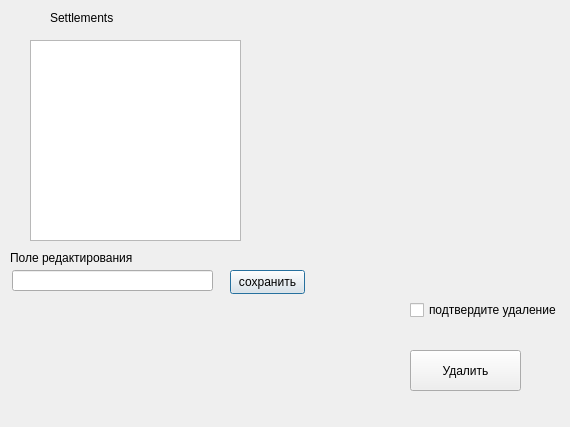
<?xml version="1.0" encoding="UTF-8"?>
<ui version="4.0">
 <class>Dialog</class>
 <widget class="QDialog" name="Dialog">
  <property name="geometry">
   <rect>
    <x>0</x>
    <y>0</y>
    <width>570</width>
    <height>427</height>
   </rect>
  </property>
  <property name="windowTitle">
   <string>Dialog</string>
  </property>
  <widget class="QLabel" name="label">
   <property name="geometry">
    <rect>
     <x>50</x>
     <y>10</y>
     <width>91</width>
     <height>16</height>
    </rect>
   </property>
   <property name="text">
    <string>Settlements</string>
   </property>
  </widget>
  <widget class="QTableWidget" name="settlementTableWidget">
   <property name="geometry">
    <rect>
     <x>30</x>
     <y>40</y>
     <width>211</width>
     <height>201</height>
    </rect>
   </property>
  </widget>
  <widget class="QLineEdit" name="settlementLineEdit">
   <property name="geometry">
    <rect>
     <x>12</x>
     <y>270</y>
     <width>201</width>
     <height>21</height>
    </rect>
   </property>
  </widget>
  <widget class="QPushButton" name="pushButton">
   <property name="geometry">
    <rect>
     <x>230</x>
     <y>270</y>
     <width>75</width>
     <height>24</height>
    </rect>
   </property>
   <property name="text">
    <string>сохранить</string>
   </property>
  </widget>
  <widget class="QPushButton" name="pushButton_2">
   <property name="geometry">
    <rect>
     <x>410</x>
     <y>350</y>
     <width>111</width>
     <height>41</height>
    </rect>
   </property>
   <property name="text">
    <string>Удалить</string>
   </property>
  </widget>
  <widget class="QCheckBox" name="checkBox">
   <property name="geometry">
    <rect>
     <x>410</x>
     <y>300</y>
     <width>161</width>
     <height>20</height>
    </rect>
   </property>
   <property name="text">
    <string>подтвердите удаление</string>
   </property>
  </widget>
  <widget class="QLabel" name="label_2">
   <property name="geometry">
    <rect>
     <x>10</x>
     <y>250</y>
     <width>151</width>
     <height>16</height>
    </rect>
   </property>
   <property name="text">
    <string>Поле редактирования</string>
   </property>
  </widget>
 </widget>
 <resources/>
 <connections/>
</ui>
